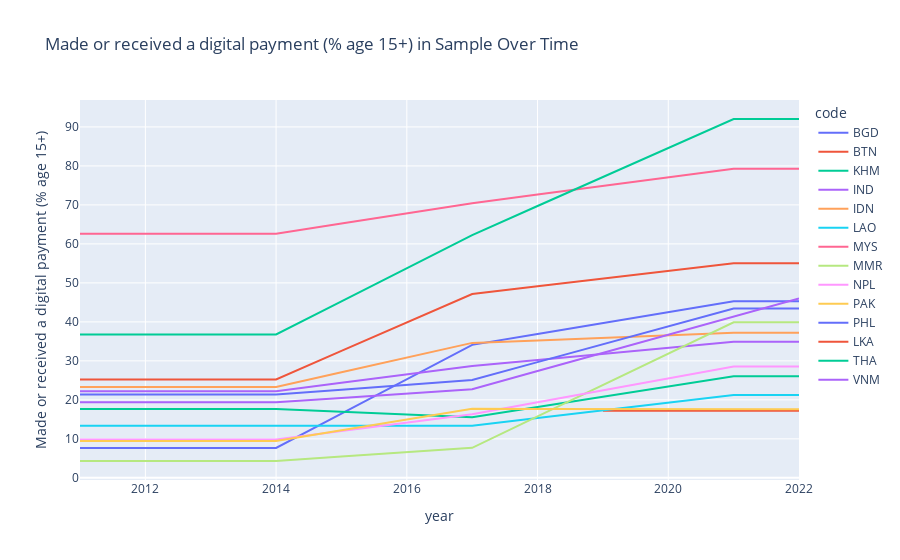

The notebook cell saved with this chart:
### Code cell
px.line(
    df_for_interactive,
    x = 'year',
    y = 'Made or received a digital payment (% age 15+)',
    color = 'code',
    title='Made or received a digital payment (% age 15+) in Sample Over Time'
)

### Figure 1 — Plotly figure (JSON) as saved in the notebook; plotly's stock layout.template omitted (floating-point values rounded to 4 significant figures)
{"data": [{"hovertemplate": "code=BGD<br>year=%{x}<br>Made or received a digital payment (% age 15+)=%{y}<extra></extra>", "legendgroup": "BGD", "line": {"color": "#636efa", "dash": "solid"}, "marker": {"symbol": "circle"}, "mode": "lines", "name": "BGD", "orientation": "v", "showlegend": true, "type": "scatter", "x": [2011, 2012, 2013, 2014, 2015, 2016, 2016, 2017, 2017, 2018, 2018, 2019, 2019, 2020, 2020, 2021, 2021, 2022, 2022], "xaxis": "x", "y": [7.68, 7.68, 7.68, 7.68, 16.49, 25.3, 25.3, 34.11, 34.11, 36.9, 36.9, 39.69, 39.69, 42.47, 42.47, 45.26, 45.26, 45.26, 45.26], "yaxis": "y"}, {"hovertemplate": "code=BTN<br>year=%{x}<br>Made or received a digital payment (% age 15+)=%{y}<extra></extra>", "legendgroup": "BTN", "line": {"color": "#EF553B", "dash": "solid"}, "marker": {"symbol": "circle"}, "mode": "lines", "name": "BTN", "orientation": "v", "showlegend": true, "type": "scatter", "x": [2019, 2019, 2020, 2020, 2021, 2021, 2022, 2022], "xaxis": "x", "y": [17.23, 17.23, 17.23, 17.23, 17.23, 17.23, 17.23, 17.23], "yaxis": "y"}, {"hovertemplate": "code=KHM<br>year=%{x}<br>Made or received a digital payment (% age 15+)=%{y}<extra></extra>", "legendgroup": "KHM", "line": {"color": "#00cc96", "dash": "solid"}, "marker": {"symbol": "circle"}, "mode": "lines", "name": "KHM", "orientation": "v", "showlegend": true, "type": "scatter", "x": [2011, 2012, 2013, 2014, 2015, 2016, 2016, 2017, 2017, 2018, 2018, 2019, 2019, 2020, 2020, 2021, 2021, 2022, 2022], "xaxis": "x", "y": [17.65, 17.65, 17.65, 17.65, 16.96, 16.26, 16.26, 15.57, 15.57, 18.2, 18.2, 20.82, 20.82, 23.45, 23.45, 26.08, 26.08, 26.08, 26.08], "yaxis": "y"}, {"hovertemplate": "code=IND<br>year=%{x}<br>Made or received a digital payment (% age 15+)=%{y}<extra></extra>", "legendgroup": "IND", "line": {"color": "#ab63fa", "dash": "solid"}, "marker": {"symbol": "circle"}, "mode": "lines", "name": "IND", "orientation": "v", "showlegend": true, "type": "scatter", "x": [2011, 2012, 2013, 2014, 2015, 2016, 2016, 2017, 2017, 2018, 2018, 2019, 2019, 2020, 2020, 2021, 2021, 2022, 2022], "xaxis": "x", "y": [22.24, 22.24, 22.24, 22.24, 24.39, 26.54, 26.54, 28.69, 28.69, 30.25, 30.25, 31.81, 31.81, 33.37, 33.37, 34.93, 34.93, 34.93, 34.93], "yaxis": "y"}, {"hovertemplate": "code=IDN<br>year=%{x}<br>Made or received a digital payment (% age 15+)=%{y}<extra></extra>", "legendgroup": "IDN", "line": {"color": "#FFA15A", "dash": "solid"}, "marker": {"symbol": "circle"}, "mode": "lines", "name": "IDN", "orientation": "v", "showlegend": true, "type": "scatter", "x": [2011, 2012, 2013, 2014, 2015, 2016, 2016, 2017, 2017, 2018, 2018, 2019, 2019, 2020, 2020, 2021, 2021, 2022, 2022], "xaxis": "x", "y": [23.31, 23.31, 23.31, 23.31, 27.08, 30.84, 30.84, 34.61, 34.61, 35.25, 35.25, 35.9, 35.9, 36.55, 36.55, 37.19, 37.19, 37.19, 37.19], "yaxis": "y"}, {"hovertemplate": "code=LAO<br>year=%{x}<br>Made or received a digital payment (% age 15+)=%{y}<extra></extra>", "legendgroup": "LAO", "line": {"color": "#19d3f3", "dash": "solid"}, "marker": {"symbol": "circle"}, "mode": "lines", "name": "LAO", "orientation": "v", "showlegend": true, "type": "scatter", "x": [2011, 2012, 2013, 2014, 2015, 2016, 2016, 2017, 2017, 2018, 2018, 2019, 2019, 2020, 2020, 2021, 2021, 2022, 2022], "xaxis": "x", "y": [13.35, 13.35, 13.35, 13.35, 13.35, 13.35, 13.35, 13.35, 13.35, 15.32, 15.32, 17.3, 17.3, 19.27, 19.27, 21.25, 21.25, 21.25, 21.25], "yaxis": "y"}, {"hovertemplate": "code=MYS<br>year=%{x}<br>Made or received a digital payment (% age 15+)=%{y}<extra></extra>", "legendgroup": "MYS", "line": {"color": "#FF6692", "dash": "solid"}, "marker": {"symbol": "circle"}, "mode": "lines", "name": "MYS", "orientation": "v", "showlegend": true, "type": "scatter", "x": [2011, 2012, 2013, 2014, 2015, 2016, 2017, 2018, 2019, 2020, 2021, 2022], "xaxis": "x", "y": [62.6, 62.6, 62.6, 62.6, 65.21, 67.81, 70.42, 72.64, 74.86, 77.08, 79.3, 79.3], "yaxis": "y"}, {"hovertemplate": "code=MMR<br>year=%{x}<br>Made or received a digital payment (% age 15+)=%{y}<extra></extra>", "legendgroup": "MMR", "line": {"color": "#B6E880", "dash": "solid"}, "marker": {"symbol": "circle"}, "mode": "lines", "name": "MMR", "orientation": "v", "showlegend": true, "type": "scatter", "x": [2011, 2012, 2013, 2014, 2015, 2016, 2016, 2017, 2017, 2018, 2018, 2019, 2019, 2020, 2020, 2021, 2021, 2022, 2022], "xaxis": "x", "y": [4.32, 4.32, 4.32, 4.32, 5.45, 6.58, 6.58, 7.71, 7.71, 15.76, 15.76, 23.81, 23.81, 31.86, 31.86, 39.91, 39.91, 39.91, 39.91], "yaxis": "y"}, {"hovertemplate": "code=NPL<br>year=%{x}<br>Made or received a digital payment (% age 15+)=%{y}<extra></extra>", "legendgroup": "NPL", "line": {"color": "#FF97FF", "dash": "solid"}, "marker": {"symbol": "circle"}, "mode": "lines", "name": "NPL", "orientation": "v", "showlegend": true, "type": "scatter", "x": [2011, 2012, 2013, 2014, 2015, 2016, 2016, 2017, 2017, 2018, 2018, 2019, 2019, 2020, 2020, 2021, 2021, 2022, 2022], "xaxis": "x", "y": [9.86, 9.86, 9.86, 9.86, 12.01, 14.16, 14.16, 16.31, 16.31, 19.38, 19.38, 22.45, 22.45, 25.51, 25.51, 28.58, 28.58, 28.58, 28.58], "yaxis": "y"}, {"hovertemplate": "code=PAK<br>year=%{x}<br>Made or received a digital payment (% age 15+)=%{y}<extra></extra>", "legendgroup": "PAK", "line": {"color": "#FECB52", "dash": "solid"}, "marker": {"symbol": "circle"}, "mode": "lines", "name": "PAK", "orientation": "v", "showlegend": true, "type": "scatter", "x": [2011, 2012, 2013, 2014, 2015, 2016, 2016, 2017, 2017, 2018, 2018, 2019, 2019, 2020, 2020, 2021, 2021, 2022, 2022], "xaxis": "x", "y": [9.45, 9.45, 9.45, 9.45, 12.2, 14.94, 14.94, 17.69, 17.69, 17.67, 17.67, 17.66, 17.66, 17.64, 17.64, 17.62, 17.62, 17.62, 17.62], "yaxis": "y"}, {"hovertemplate": "code=PHL<br>year=%{x}<br>Made or received a digital payment (% age 15+)=%{y}<extra></extra>", "legendgroup": "PHL", "line": {"color": "#636efa", "dash": "solid"}, "marker": {"symbol": "circle"}, "mode": "lines", "name": "PHL", "orientation": "v", "showlegend": true, "type": "scatter", "x": [2011, 2012, 2013, 2014, 2015, 2016, 2016, 2017, 2017, 2018, 2018, 2019, 2019, 2020, 2020, 2021, 2021, 2022, 2022], "xaxis": "x", "y": [21.36, 21.36, 21.36, 21.36, 22.6, 23.85, 23.85, 25.09, 25.09, 29.68, 29.68, 34.27, 34.27, 38.86, 38.86, 43.45, 43.45, 43.45, 43.45], "yaxis": "y"}, {"hovertemplate": "code=LKA<br>year=%{x}<br>Made or received a digital payment (% age 15+)=%{y}<extra></extra>", "legendgroup": "LKA", "line": {"color": "#EF553B", "dash": "solid"}, "marker": {"symbol": "circle"}, "mode": "lines", "name": "LKA", "orientation": "v", "showlegend": true, "type": "scatter", "x": [2011, 2012, 2013, 2014, 2015, 2016, 2017, 2018, 2019, 2020, 2021, 2022], "xaxis": "x", "y": [25.24, 25.24, 25.24, 25.24, 32.55, 39.85, 47.16, 49.13, 51.11, 53.09, 55.06, 55.06], "yaxis": "y"}, {"hovertemplate": "code=THA<br>year=%{x}<br>Made or received a digital payment (% age 15+)=%{y}<extra></extra>", "legendgroup": "THA", "line": {"color": "#00cc96", "dash": "solid"}, "marker": {"symbol": "circle"}, "mode": "lines", "name": "THA", "orientation": "v", "showlegend": true, "type": "scatter", "x": [2011, 2012, 2013, 2014, 2015, 2016, 2016, 2017, 2017, 2018, 2018, 2019, 2019, 2020, 2020, 2021, 2021, 2022, 2022], "xaxis": "x", "y": [36.77, 36.77, 36.77, 36.77, 45.27, 53.77, 53.77, 62.27, 62.27, 69.71, 69.71, 77.15, 77.15, 84.59, 84.59, 92.03, 92.03, 92.03, 92.03], "yaxis": "y"}, {"hovertemplate": "code=VNM<br>year=%{x}<br>Made or received a digital payment (% age 15+)=%{y}<extra></extra>", "legendgroup": "VNM", "line": {"color": "#ab63fa", "dash": "solid"}, "marker": {"symbol": "circle"}, "mode": "lines", "name": "VNM", "orientation": "v", "showlegend": true, "type": "scatter", "x": [2011, 2012, 2013, 2014, 2015, 2016, 2016, 2017, 2017, 2018, 2018, 2019, 2019, 2020, 2020, 2021, 2021, 2022, 2022], "xaxis": "x", "y": [19.38, 19.38, 19.38, 19.38, 20.5, 21.62, 21.62, 22.74, 22.74, 27.39, 27.39, 32.04, 32.04, 36.68, 36.68, 41.33, 41.33, 45.98, 45.98], "yaxis": "y"}], "layout": {"legend": {"title": {"text": "code"}, "tracegroupgap": 0}, "title": {"text": "Made or received a digital payment (% age 15+) in Sample Over Time"}, "xaxis": {"anchor": "y", "domain": [0, 1], "title": {"text": "year"}}, "yaxis": {"anchor": "x", "domain": [0, 1], "title": {"text": "Made or received a digital payment (% age 15+)"}}}}
